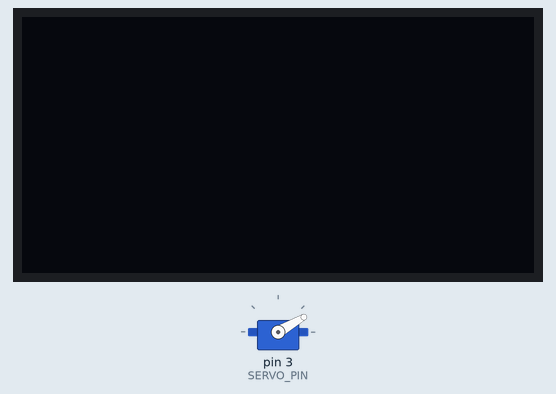
Simulated run of this sketch. Board: Arduino Uno, built with avr-gcc and run on an emulated ATmega328P. On the bench: servo, 128×64 one-colour display.

Above: at 2.1 s.
At 4.1 s:
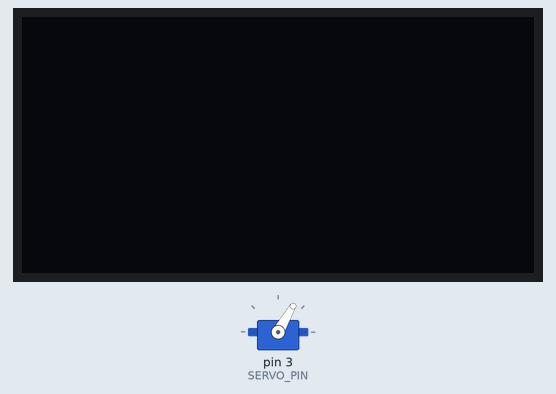
At 8.1 s:
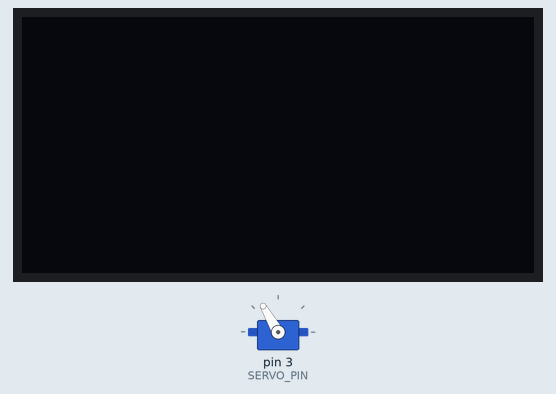
At 14.1 s:
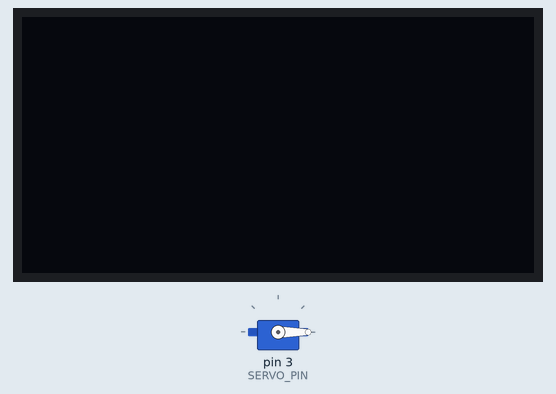
Timing chart, 0 to 15.6 s (numbered marks = the images above):
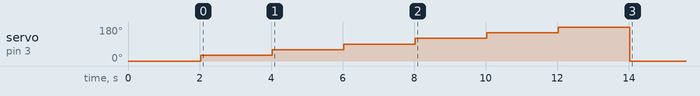

The sketch:

degree_calibration_auto_.ino
```cpp
#include <Arduino.h>
#include <Servo.h>
#include <Adafruit_GFX.h>
#include <Adafruit_SSD1306.h>

// your existing pin defs here...
#define SERVO_PIN 3
Servo radarServo;

// OLED setup if you want visual feedback
#define SCREEN_WIDTH 128
#define SCREEN_HEIGHT 64
#define OLED_DC 8
#define OLED_RESET 9
#define OLED_CS 10
Adafruit_SSD1306 display(SCREEN_WIDTH, SCREEN_HEIGHT, &SPI, OLED_DC, OLED_RESET, OLED_CS);

// helper to draw radar at a single angle
long readDistanceCM() { return 0; } // dummy for display
void drawRadar(int angle, int distance) { /* optional visual code */ }

void runCalibrationTest() {
  int testAngles[] = {0, 30, 60, 90, 120, 150, 180};
  for(int i=0;i<7;i++){
    radarServo.write(testAngles[i]);
    drawRadar(testAngles[i], readDistanceCM());
    delay(2000);
  }
  radarServo.write(0);
  drawRadar(0, readDistanceCM());
}

void setup() {
  radarServo.attach(SERVO_PIN);
  if(!display.begin(SSD1306_SWITCHCAPVCC)) for(;;);
  display.clearDisplay();
  display.setTextColor(WHITE);

  runCalibrationTest();
}

void loop() {
  // your normal logic later
}
```

Measured:
- by itself, servo on pin 3 (SERVO_PIN): rises from 0° to 180° in 10.0 s, then falls to 0° in 2.0 s
